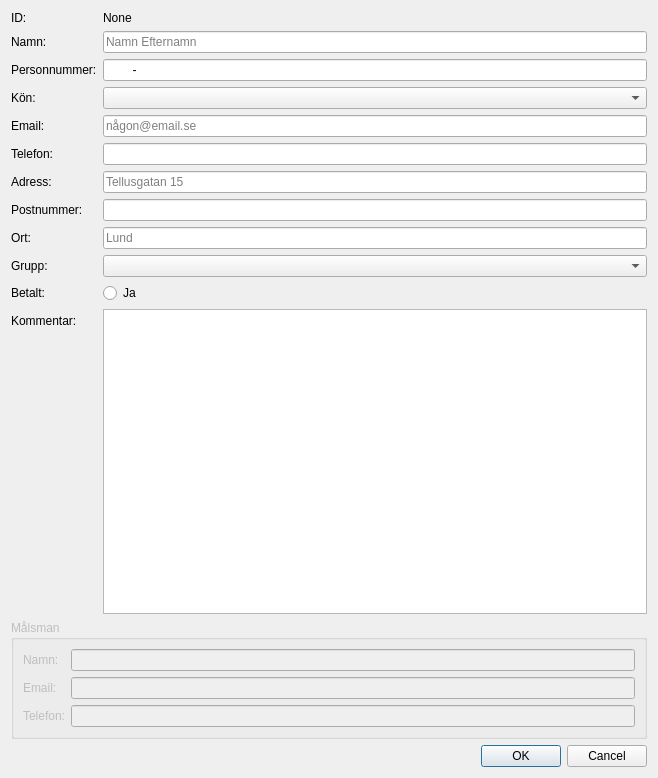
<?xml version="1.0" encoding="UTF-8"?>
<ui version="4.0">
 <class>NyMedlem</class>
 <widget class="QDialog" name="NyMedlem">
  <property name="geometry">
   <rect>
    <x>0</x>
    <y>0</y>
    <width>658</width>
    <height>778</height>
   </rect>
  </property>
  <property name="windowTitle">
   <string>NyMedlem</string>
  </property>
  <layout class="QVBoxLayout" name="verticalLayout_2">
   <item>
    <layout class="QVBoxLayout" name="verticalLayout">
     <item>
      <layout class="QFormLayout" name="formLayout">
       <item row="0" column="0">
        <widget class="QLabel" name="ID_lb">
         <property name="text">
          <string>ID:</string>
         </property>
        </widget>
       </item>
       <item row="0" column="1">
        <widget class="QLabel" name="ID_val">
         <property name="text">
          <string>None</string>
         </property>
        </widget>
       </item>
       <item row="1" column="0">
        <widget class="QLabel" name="namn_id">
         <property name="text">
          <string>Namn:</string>
         </property>
        </widget>
       </item>
       <item row="1" column="1">
        <widget class="QLineEdit" name="namn">
         <property name="placeholderText">
          <string>Namn Efternamn</string>
         </property>
        </widget>
       </item>
       <item row="2" column="0">
        <widget class="QLabel" name="pers_num_lb">
         <property name="text">
          <string>Personnummer:</string>
         </property>
        </widget>
       </item>
       <item row="2" column="1">
        <widget class="QLineEdit" name="pers_num">
         <property name="inputMask">
          <string>99999999-9999</string>
         </property>
         <property name="placeholderText">
          <string/>
         </property>
        </widget>
       </item>
       <item row="3" column="0">
        <widget class="QLabel" name="kon_lb">
         <property name="text">
          <string>Kön:</string>
         </property>
        </widget>
       </item>
       <item row="3" column="1">
        <widget class="QComboBox" name="kon">
         <property name="currentIndex">
          <number>-1</number>
         </property>
         <item>
          <property name="text">
           <string>Man</string>
          </property>
         </item>
         <item>
          <property name="text">
           <string>Kvinna</string>
          </property>
         </item>
         <item>
          <property name="text">
           <string>Okänd</string>
          </property>
         </item>
        </widget>
       </item>
       <item row="4" column="0">
        <widget class="QLabel" name="email_lb">
         <property name="text">
          <string>Email:</string>
         </property>
        </widget>
       </item>
       <item row="4" column="1">
        <widget class="QLineEdit" name="email">
         <property name="placeholderText">
          <string>någon@email.se</string>
         </property>
        </widget>
       </item>
       <item row="6" column="0">
        <widget class="QLabel" name="adress_lb">
         <property name="text">
          <string>Adress:</string>
         </property>
        </widget>
       </item>
       <item row="6" column="1">
        <widget class="QLineEdit" name="adress">
         <property name="placeholderText">
          <string>Tellusgatan 15</string>
         </property>
        </widget>
       </item>
       <item row="7" column="0">
        <widget class="QLabel" name="postnum_lb">
         <property name="text">
          <string>Postnummer:</string>
         </property>
        </widget>
       </item>
       <item row="7" column="1">
        <widget class="QLineEdit" name="post_num">
         <property name="autoFillBackground">
          <bool>false</bool>
         </property>
         <property name="inputMask">
          <string>999 99</string>
         </property>
         <property name="placeholderText">
          <string>224 57</string>
         </property>
        </widget>
       </item>
       <item row="8" column="0">
        <widget class="QLabel" name="ort_lb">
         <property name="text">
          <string>Ort:</string>
         </property>
        </widget>
       </item>
       <item row="8" column="1">
        <widget class="QLineEdit" name="ort">
         <property name="placeholderText">
          <string>Lund</string>
         </property>
        </widget>
       </item>
       <item row="9" column="0">
        <widget class="QLabel" name="grupp_lb">
         <property name="text">
          <string>Grupp:</string>
         </property>
        </widget>
       </item>
       <item row="9" column="1">
        <widget class="QComboBox" name="group">
         <property name="currentText">
          <string/>
         </property>
         <property name="currentIndex">
          <number>-1</number>
         </property>
         <item>
          <property name="text">
           <string>Basic</string>
          </property>
         </item>
         <item>
          <property name="text">
           <string>Intermidiate</string>
          </property>
         </item>
         <item>
          <property name="text">
           <string>Advanced</string>
          </property>
         </item>
         <item>
          <property name="text">
           <string>Kids</string>
          </property>
         </item>
         <item>
          <property name="text">
           <string>Tävling</string>
          </property>
         </item>
        </widget>
       </item>
       <item row="10" column="0">
        <widget class="QLabel" name="Betalt_lb">
         <property name="text">
          <string>Betalt:</string>
         </property>
        </widget>
       </item>
       <item row="10" column="1">
        <widget class="QRadioButton" name="betalt">
         <property name="text">
          <string>Ja</string>
         </property>
        </widget>
       </item>
       <item row="11" column="0">
        <widget class="QLabel" name="kommentar_lb">
         <property name="text">
          <string>Kommentar:</string>
         </property>
        </widget>
       </item>
       <item row="11" column="1">
        <widget class="QTextEdit" name="kommentar"/>
       </item>
       <item row="5" column="0">
        <widget class="QLabel" name="label">
         <property name="text">
          <string>Telefon:</string>
         </property>
        </widget>
       </item>
       <item row="5" column="1">
        <widget class="QLineEdit" name="lineEdit"/>
       </item>
      </layout>
     </item>
     <item>
      <widget class="QGroupBox" name="malsman">
       <property name="enabled">
        <bool>false</bool>
       </property>
       <property name="title">
        <string>Målsman</string>
       </property>
       <property name="flat">
        <bool>true</bool>
       </property>
       <property name="checkable">
        <bool>false</bool>
       </property>
       <layout class="QFormLayout" name="formLayout_3">
        <item row="0" column="0">
         <widget class="QLabel" name="namnlb_mm">
          <property name="text">
           <string>Namn:</string>
          </property>
         </widget>
        </item>
        <item row="0" column="1">
         <widget class="QLineEdit" name="namn_mm"/>
        </item>
        <item row="1" column="0">
         <widget class="QLabel" name="emaillb_mm">
          <property name="text">
           <string>Email:</string>
          </property>
         </widget>
        </item>
        <item row="1" column="1">
         <widget class="QLineEdit" name="email_mm"/>
        </item>
        <item row="2" column="0">
         <widget class="QLabel" name="telefonlb_mm">
          <property name="text">
           <string>Telefon:</string>
          </property>
         </widget>
        </item>
        <item row="2" column="1">
         <widget class="QLineEdit" name="telefon_mm"/>
        </item>
       </layout>
      </widget>
     </item>
     <item>
      <widget class="QDialogButtonBox" name="buttonBox">
       <property name="orientation">
        <enum>Qt::Horizontal</enum>
       </property>
       <property name="standardButtons">
        <set>QDialogButtonBox::Cancel|QDialogButtonBox::Ok</set>
       </property>
      </widget>
     </item>
    </layout>
   </item>
  </layout>
 </widget>
 <tabstops>
  <tabstop>namn</tabstop>
  <tabstop>pers_num</tabstop>
  <tabstop>kon</tabstop>
  <tabstop>email</tabstop>
  <tabstop>lineEdit</tabstop>
  <tabstop>adress</tabstop>
  <tabstop>post_num</tabstop>
  <tabstop>ort</tabstop>
  <tabstop>group</tabstop>
  <tabstop>betalt</tabstop>
  <tabstop>namn_mm</tabstop>
  <tabstop>email_mm</tabstop>
  <tabstop>telefon_mm</tabstop>
  <tabstop>kommentar</tabstop>
 </tabstops>
 <resources/>
 <connections>
  <connection>
   <sender>buttonBox</sender>
   <signal>accepted()</signal>
   <receiver>NyMedlem</receiver>
   <slot>accept()</slot>
   <hints>
    <hint type="sourcelabel">
     <x>248</x>
     <y>254</y>
    </hint>
    <hint type="destinationlabel">
     <x>157</x>
     <y>274</y>
    </hint>
   </hints>
  </connection>
  <connection>
   <sender>buttonBox</sender>
   <signal>rejected()</signal>
   <receiver>NyMedlem</receiver>
   <slot>reject()</slot>
   <hints>
    <hint type="sourcelabel">
     <x>316</x>
     <y>260</y>
    </hint>
    <hint type="destinationlabel">
     <x>286</x>
     <y>274</y>
    </hint>
   </hints>
  </connection>
 </connections>
</ui>
